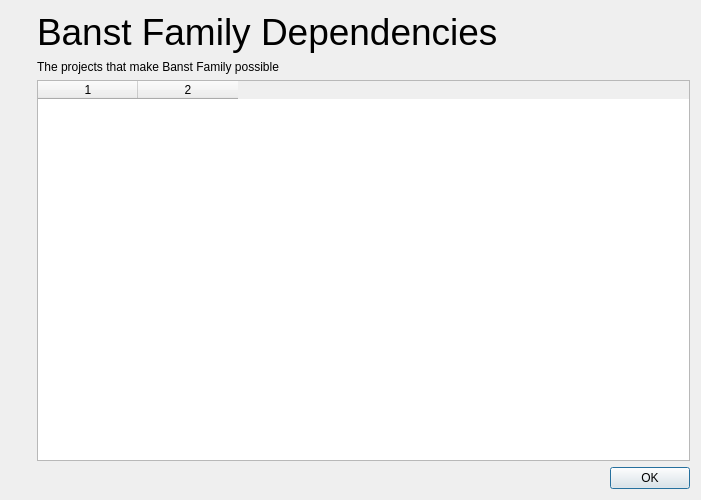
<?xml version="1.0" encoding="UTF-8"?>
<ui version="4.0">
 <class>DepsDialog</class>
 <widget class="QDialog" name="DepsDialog">
  <property name="geometry">
   <rect>
    <x>0</x>
    <y>0</y>
    <width>701</width>
    <height>500</height>
   </rect>
  </property>
  <property name="windowTitle">
    <string>Banst Family Dependencies</string>
  </property>
  <layout class="QVBoxLayout" name="verticalLayout_3">
   <item>
    <layout class="QHBoxLayout" name="horizontalLayout" stretch="0,1">
     <item>
      <layout class="QVBoxLayout" name="verticalLayout_2">
       <item>
        <widget class="QLabel" name="labelLogo">
         <property name="sizePolicy">
          <sizepolicy hsizetype="Preferred" vsizetype="Preferred">
           <horstretch>0</horstretch>
           <verstretch>0</verstretch>
          </sizepolicy>
         </property>
         <property name="maximumSize">
          <size>
           <width>200</width>
           <height>200</height>
          </size>
         </property>
         <property name="text">
          <string/>
         </property>
         <property name="pixmap">
          <pixmap resource="../../dist/qt_themes/default/default.qrc">:/icons/default/256x256/lichii.png</pixmap>
         </property>
         <property name="scaledContents">
          <bool>true</bool>
         </property>
        </widget>
       </item>
       <item>
        <spacer name="verticalSpacer">
         <property name="orientation">
          <enum>Qt::Orientation::Vertical</enum>
         </property>
         <property name="sizeHint" stdset="0">
          <size>
           <width>20</width>
           <height>40</height>
          </size>
         </property>
        </spacer>
       </item>
      </layout>
     </item>
     <item>
      <layout class="QVBoxLayout" name="verticalLayout">
       <item>
        <widget class="QLabel" name="labelEden">
         <property name="sizePolicy">
          <sizepolicy hsizetype="Preferred" vsizetype="Fixed">
           <horstretch>0</horstretch>
           <verstretch>0</verstretch>
          </sizepolicy>
         </property>
         <property name="text">
          <string>&lt;html&gt;&lt;head/&gt;&lt;body&gt;&lt;p&gt;&lt;span style=&quot; font-size:28pt;&quot;&gt;Banst Family Dependencies&lt;/span&gt;&lt;/p&gt;&lt;/body&gt;&lt;/html&gt;</string>
         </property>
        </widget>
       </item>
       <item>
        <widget class="QLabel" name="labelInfo">
         <property name="sizePolicy">
          <sizepolicy hsizetype="Preferred" vsizetype="Fixed">
           <horstretch>0</horstretch>
           <verstretch>0</verstretch>
          </sizepolicy>
         </property>
         <property name="text">
        <string>&lt;html&gt;&lt;head/&gt;&lt;body&gt;&lt;p&gt;The projects that make Banst Family possible&lt;/p&gt;&lt;/body&gt;&lt;/html&gt;</string>
         </property>
        </widget>
       </item>
       <item>
        <widget class="QTableWidget" name="tableDeps">
         <property name="editTriggers">
          <set>QAbstractItemView::EditTrigger::NoEditTriggers</set>
         </property>
         <property name="alternatingRowColors">
          <bool>true</bool>
         </property>
         <property name="selectionMode">
          <enum>QAbstractItemView::SelectionMode::NoSelection</enum>
         </property>
         <property name="columnCount">
          <number>2</number>
         </property>
         <attribute name="horizontalHeaderShowSortIndicator" stdset="0">
          <bool>false</bool>
         </attribute>
         <attribute name="verticalHeaderVisible">
          <bool>false</bool>
         </attribute>
         <column/>
         <column/>
        </widget>
       </item>
      </layout>
     </item>
    </layout>
   </item>
   <item>
    <widget class="QDialogButtonBox" name="buttonBox">
     <property name="orientation">
      <enum>Qt::Orientation::Horizontal</enum>
     </property>
     <property name="standardButtons">
      <set>QDialogButtonBox::StandardButton::Ok</set>
     </property>
    </widget>
   </item>
  </layout>
 </widget>
 <resources>
  <include location="../../dist/qt_themes/default/default.qrc"/>
 </resources>
 <connections>
  <connection>
   <sender>buttonBox</sender>
   <signal>accepted()</signal>
   <receiver>DepsDialog</receiver>
   <slot>accept()</slot>
   <hints>
    <hint type="sourcelabel">
     <x>20</x>
     <y>20</y>
    </hint>
    <hint type="destinationlabel">
     <x>20</x>
     <y>20</y>
    </hint>
   </hints>
  </connection>
  <connection>
   <sender>buttonBox</sender>
   <signal>rejected()</signal>
   <receiver>DepsDialog</receiver>
   <slot>reject()</slot>
   <hints>
    <hint type="sourcelabel">
     <x>20</x>
     <y>20</y>
    </hint>
    <hint type="destinationlabel">
     <x>20</x>
     <y>20</y>
    </hint>
   </hints>
  </connection>
 </connections>
</ui>
